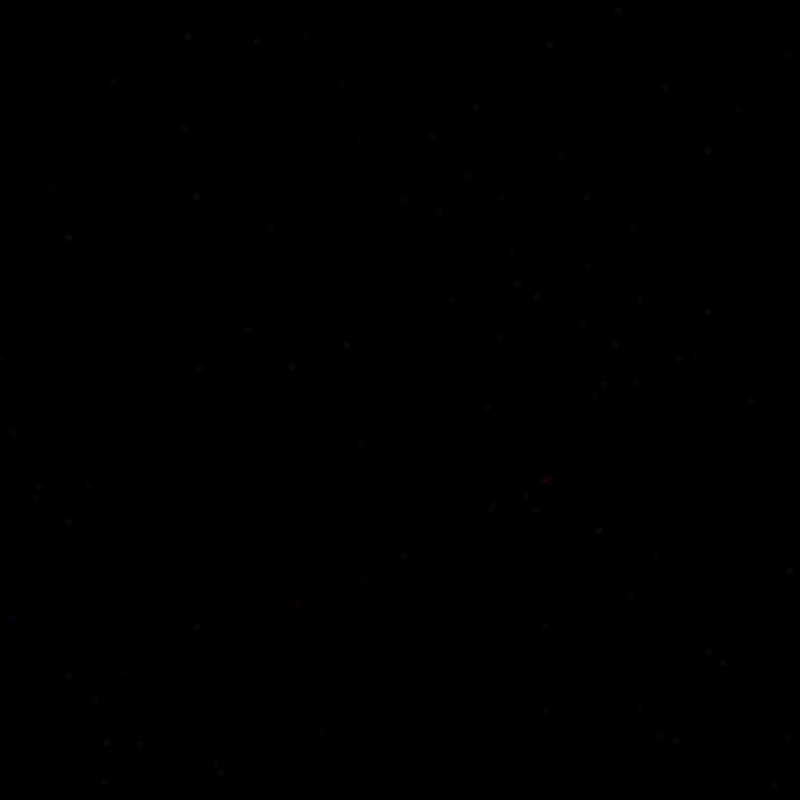
Frame 1 (no input)
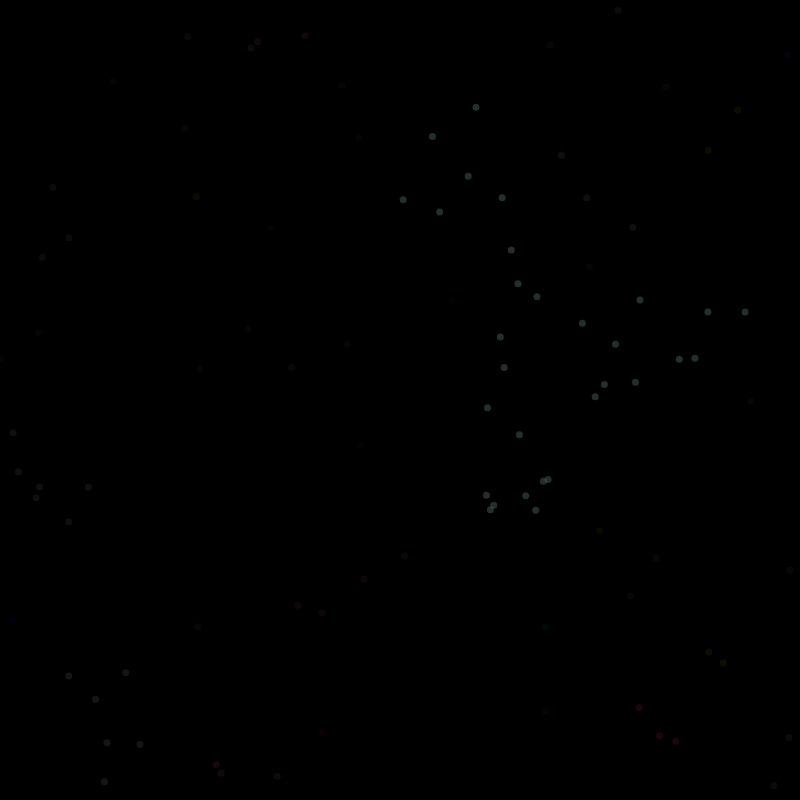
Frame 60 (no input)
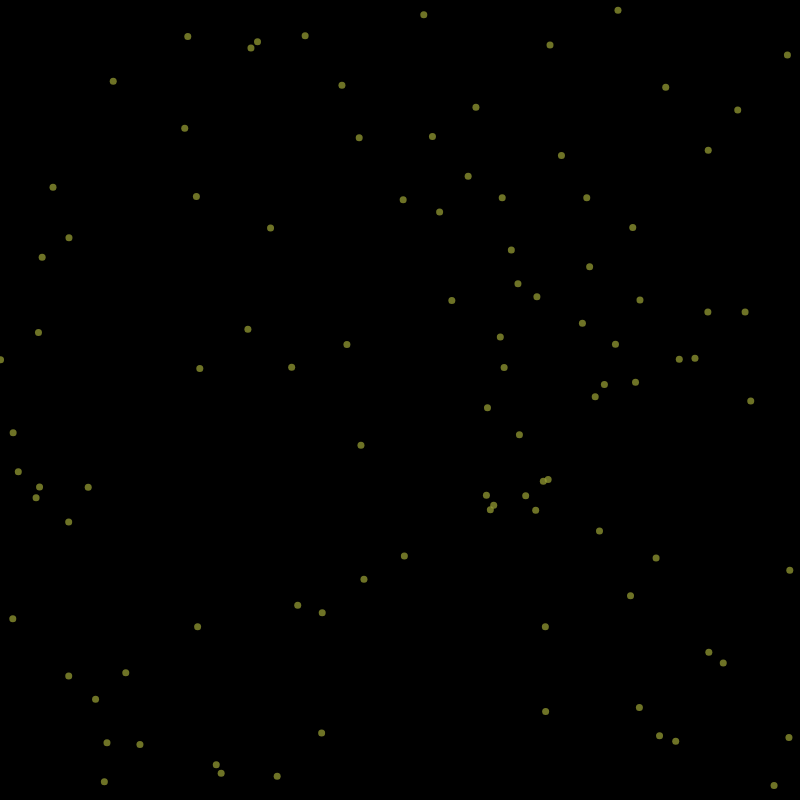
Frame 120 (the mouse pressed at the canvas centre since frame 60)

The p5.js sketch that drew these frames (run headless with seeded random() and noise() and a simulated clock; from frame 60 on, the mouse is pressed at the canvas centre):

// p5.js sketch
// ── sketch.js
let bubbles = [];
let numBubbles = 100;
let numClusters = numBubbles;
let clusters = [];

let m = 0;



function setup() {
	frameRate(30);
	createCanvas(800,800);

	//instanciate bubbles
	for(let i = 0; i<numBubbles; i++){
		bubbles.push(new Bubble(random(width)-10 ,random(height)-10,7));
	}

	//instanciate the clusters
	for(let j = 0; j<numClusters; j++){
		let c = new Cluster([bubbles[j]],color(random(255),random(255),random(255),10));
		c.updateColor();
		clusters.push(c);
	}

	show();
}

function draw() {
	background(0);

	//check if number of clusters >1

	if(clusters.length>1){

		
		//find the least distance pair
		let min = Infinity;
		let indexA = 0;
		let indexB = 0;
		for(let i = 0; i<clusters.length;i++){
			for(let j = 0; j< clusters.length; j++){
				if(i!=j){
					let d = distance(clusters[i], clusters[j]);
					if(d< min){
						min = d; 
						indexA = i;
						indexB = j;
					}  
				}
			}
		}
		
		console.log(min, indexA, indexB);

		//merge them together
		merge(indexA,indexB);

	}

	show();
}


function distance(c1,c2){
	var min = Infinity;
	for(let i = 0; i<c1.bubbles.length;i++){
		for(let j = 0; j< c2.bubbles.length; j++){
			let d = dist(c1.bubbles[i].pos.x, c1.bubbles[i].pos.y, c2.bubbles[j].pos.x, c2.bubbles[j].pos.y);
			if(d< min){
				min = d; 
			}  
		}
	}
	return min;
}

function merge(i,j){
	let x = clusters[i].bubbles.concat(clusters[j].bubbles);
	clusters[i].bubbles = x;
	var c1 = clusters[i].color.levels;
	var c2 = clusters[j].color.levels;
	clusters[i].color = color(floor((c1[0] + c2[0])/2),floor((c1[1] + c2[1])/2),floor((c1[2] + c2[2])/2),c1[3]+10);
	clusters[i].updateColor();
	clusters.splice(j,1);
}




function show(){
	//show the clusters and the nodes
	clusters.forEach((c,i) => c.bubbles.forEach(b => {
		b.show();
	}));
	
}
// ── bubble.js
class Bubble{
    constructor(x,y,r,color){
        this.pos = createVector(x,y);
        this.r = r;
        this.color = color;
    }

    show(){
        fill(this.color);
        noStroke();
        ellipse(this.pos.x,this.pos.y,this.r,this.r);
        
    }
}


class Cluster{
    constructor(bubbles, color){
        this.bubbles = bubbles;
        this.color = color;
    }
    updateColor(){
       for(var i= 0;i <this.bubbles.length;i++){
           this.bubbles[i].color = this.color;
       }
    }
}
